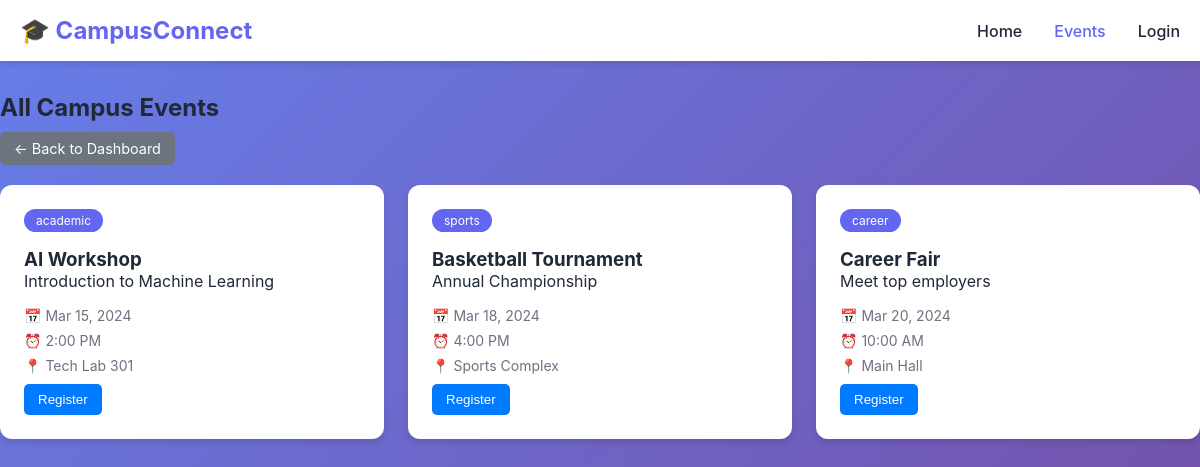
The app's page /events.php (signed in) with its own data.
### tables this page shows
CREATE TABLE events (
    id INT PRIMARY KEY AUTO_INCREMENT,
    title VARCHAR(255) NOT NULL,
    description TEXT,
    category ENUM('academic', 'social', 'sports', 'club', 'career') NOT NULL,
    event_date DATE NOT NULL,
    event_time TIME NOT NULL,
    location VARCHAR(255) NOT NULL,
    capacity INT DEFAULT 100,
    created_at TIMESTAMP DEFAULT CURRENT_TIMESTAMP
);

### events.php (the view, shortened to what this page needs)
<?php
require_once 'config/database.php';
$stmt = $pdo->query("SELECT * FROM events ORDER BY event_date ASC");
$events = $stmt->fetchAll();
$registeredEvents = [];
if (isset($_SESSION['user_id'])) {
    $stmt = $pdo->prepare(
        "SELECT event_id FROM event_registrations WHERE user_id = ?"
    );
    $stmt->execute([$_SESSION['user_id']]);
    $registeredEvents = $stmt->fetchAll(PDO::FETCH_COLUMN);
}
?>
<!DOCTYPE html>
<html lang="en">
<head>
    <link rel="stylesheet" href="css/style.css">
</head>
<body>
    <nav class="navbar">
        <div class="container">
            <div class="nav-brand"><h1>🎓 CampusConnect</h1></div>
            <div class="nav-menu">
                <a href="index.html" class="nav-link">Home</a>
                <a href="events.php" class="nav-link active">Events</a>
                <a href="login.php" class="nav-link">Login</a>
            </div>
        </div>
    </nav>
    <div class="container main-content">
        <h2>All Campus Events</h2>
        <a href="dashboard.php" class="btn-back">← Back to Dashboard</a>
        <div class="events-grid">
            <?php foreach ($events as $event): ?>
                <div class="event-card">
    <div class="event-category"><?php echo htmlspecialchars($event['category']); ?></div>
    <h3><?php echo htmlspecialchars($event['title']); ?></h3>
    <p><?php echo htmlspecialchars($event['description']); ?></p>
    <div class="event-meta">
        <span>📅 <?php echo date('M d, Y', strtotime($event['event_date'])); ?></span>
        <span>⏰ <?php echo date('g:i A', strtotime($event['event_time'])); ?></span>
        <span>📍 <?php echo htmlspecialchars($event['location']); ?></span>
    </div>
    <?php if (isset($_SESSION['user_id'])): ?>
    <?php if (in_array($event['id'], $registeredEvents)): ?>
        <span class="badge-registered">✔ Registered</span>
    <?php else: ?>
        <form method="POST" action="register_event.php">
            <button type="submit" class="btn-register">Register</button>
        </form>
    <?php endif; ?>
<?php else: ?>
    <p><a href="login.php">Login to register</a></p>
<?php endif; ?>
</div>
            <?php endforeach; ?>
        </div>
    </div>
</body>
</html>

### css/style.css (style rules this page uses)
* { margin: 0; padding: 0; box-sizing: border-box; }
:root { --primary: #6366f1; --secondary: #8b5cf6; --success: #10b981; --danger: #ef4444; --dark: #1f2937; --light: #f3f4f6; }
body { font-family: 'Inter', -apple-system, sans-serif; background: linear-gradient(135deg, #667eea 0%, #764ba2 100%); min-height: 100vh; color: var(--dark); }
.container { max-width: 1200px; margin: 0 auto; padding: 0 20px; }
.navbar { background: white; box-shadow: 0 4px 6px rgba(0,0,0,0.1); padding: 1rem 0; }
.navbar .container { display: flex; justify-content: space-between; align-items: center; }
.nav-brand h1 { font-size: 1.5rem; color: var(--primary); }
.nav-menu { display: flex; gap: 2rem; }
.nav-link { text-decoration: none; color: var(--dark); font-weight: 500; }
.nav-link.active { color: var(--primary); }
.main-content { padding: 2rem 0; }
.events-grid { display: grid; grid-template-columns: repeat(auto-fill, minmax(300px, 1fr)); gap: 1.5rem; }
.event-card { background: white; border-radius: 12px; padding: 1.5rem; box-shadow: 0 4px 6px rgba(0,0,0,0.1); }
.event-category { background: var(--primary); color: white; padding: 0.25rem 0.75rem; border-radius: 20px; font-size: 0.75rem; display: inline-block; margin-bottom: 1rem; }
.event-meta { display: flex; flex-direction: column; gap: 0.5rem; margin-top: 1rem; font-size: 0.875rem; color: #6b7280; }
.btn-register { background-color: #007bff; color: white; padding: 8px 14px; border: none; border-radius: 5px; cursor: pointer; margin-top: 10px; }
.btn-back { display: inline-block; margin: 10px 0 20px 0; padding: 8px 14px; background-color: #6c757d; color: #fff; text-decoration: none; border-radius: 5px; font-size: 0.9rem; }

### records on screen
events: category "academic", title "AI Workshop", description "Introduction to Machine Learning", event_date "Mar 15, 2024", event_time "2:00 PM", location "Tech Lab 301"
events: category "sports", title "Basketball Tournament", description "Annual Championship", event_date "Mar 18, 2024", event_time "4:00 PM", location "Sports Complex"
events: category "career", title "Career Fair", description "Meet top employers", event_date "Mar 20, 2024", event_time "10:00 AM", location "Main Hall"
